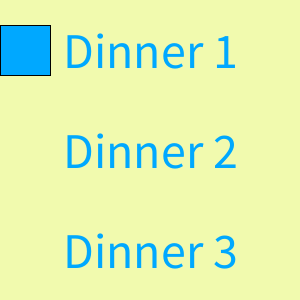
Frame 1 (no input)
Frame 60 (the mouse pressed at the canvas centre just before this capture): identical to frame 1, image omitted
Frame 120 (the mouse held since frame 60 and released just before this capture): identical to frame 1, image omitted

The Processing sketch that drew this single still picture (run headless with seeded random() and noise(); from frame 60 on, the mouse is pressed at the canvas centre):

// Processing sketch: week13_4_dinner_mouse
// ── week13_4_dinner_mouse.pde
void setup()
{
 size(300,300);
 fill(#00A8FF);
 textSize(50);
 textAlign(CENTER,CENTER);
}
void draw()
{
  background(#F1FAAE);
  text("Dinner 1",150,50);
  text("Dinner 2",150,150);
  text("Dinner 3",150,250);
  int choice = mouseX % 3;
  if(choice==0)rect(0,25,50,50);
  if(choice==1)rect(0,125,50,50);
  if(choice==2)rect(0,225,50,50);
}
